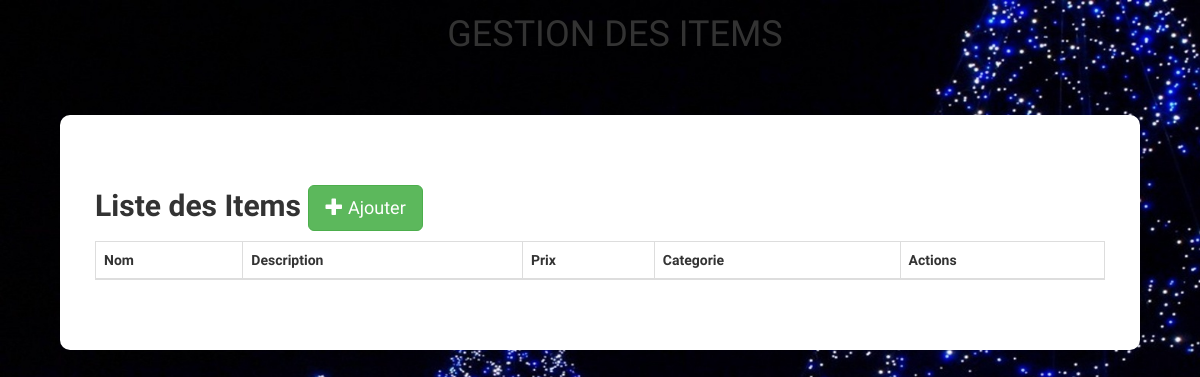
Page /admin/index.php on the earlier database version.
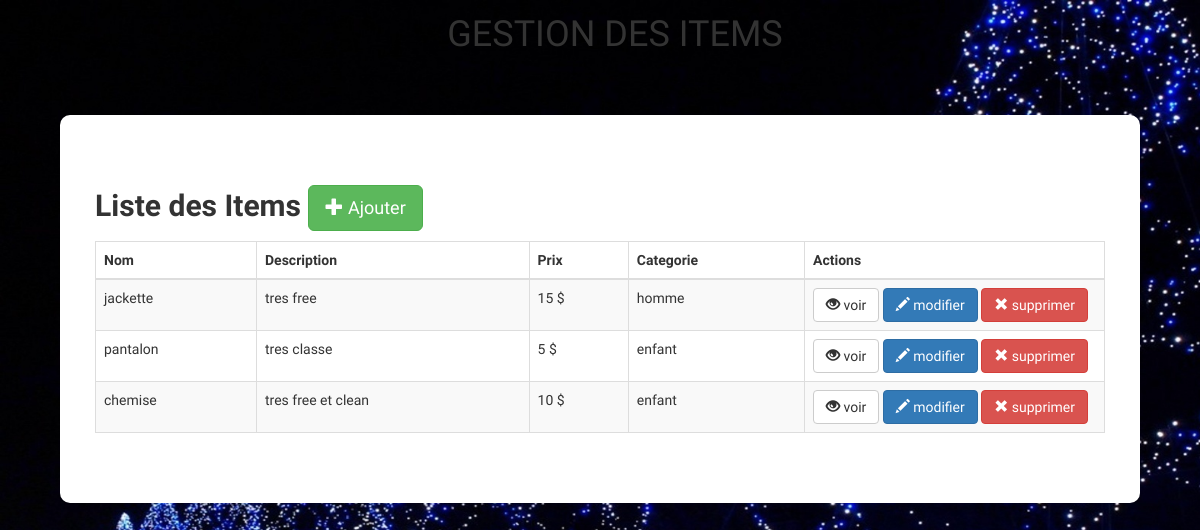
Same page on the later database version.
### tables this page shows
CREATE TABLE IF NOT EXISTS `items` (
  `iditem` int(11) NOT NULL AUTO_INCREMENT,
  `name` varchar(1000) NOT NULL,
  `description` varchar(1000) NOT NULL,
  `price` float NOT NULL,
  `image` varchar(1000) NOT NULL,
  `category` int(11) NOT NULL,
  PRIMARY KEY (`iditem`),
  KEY `category` (`category`)
);

CREATE TABLE IF NOT EXISTS `catgory` (
  `idcategory` int(11) NOT NULL AUTO_INCREMENT,
  `name` varchar(50) NOT NULL,
  PRIMARY KEY (`idcategory`)
);

### admin/index.php (the view, shortened to what this page needs)
<!DOCTYPE html>
<html lang="en">
<head>
    <link rel="stylesheet" href="https://maxcdn.bootstrapcdn.com/bootstrap/3.3.7/css/bootstrap.min.css">
    <link rel="stylesheet" href="../css/mainMenu.css">
</head>
<body>
    <header>
        <h1 class="admintitle font-effect-neon">GESTION DES ITEMS</h1>
    </header>
    <div class="admin">
    <div class="row">
        <h2><strong>Liste des Items</strong>
            <a href="insert.php"class="btn btn-success btn-lg">
                <span class="glyphicon glyphicon-plus"></span> Ajouter
            </a>
        </h2>
        <table class="table table-striped table-bordered">
            <thead>
                <tr>
                    <th>Nom</th>
                    <th>Description</th>
                    <th>Prix</th>
                    <th>Categorie</th>
                    <th>Actions</th>
                </tr>
            </thead>
            <tbody>
                <?php
                    $db = Database::connect();
                    $statement = $db->query("SELECT items.iditem, items.name, items.description, items.price, catgory.name AS category FROM items LEFT JOIN catgory ON items.category = catgory.idcategory ORDER BY items.iditem DESC");
                    while($item = $statement->fetch()){
                        echo"<tr>
                            <td>". $item['name']."</td>
                            <td>". $item['description']."</td>
                            <td>". $item['price']." $</td>
                            <td>". $item['category']."</td>
                            <td width='300px'>
                                <a href='view.php?id=". $item['iditem']."' class='btn btn-default'>
                                    <span class='glyphicon glyphicon-eye-open'></span> voir
                                </a>
                                <a href='update.php?id=". $item['iditem']."' class='btn btn-primary'>
                                    <span class='glyphicon glyphicon-pencil'></span> modifier
                                </a>
                                <a href='delete.php?id=". $item['iditem']."' class='btn btn-danger'>
                                    <span class='glyphicon glyphicon-remove'></span> supprimer
                                </a>
                            </td>
                        </tr>";
                    }
                ?>
            </tbody>
        </table>
    </div>
    </div>
</body>
</html>

### css/mainMenu.css (style rules this page uses)
* { margin: 0; padding: 0; font-family: "Sofia", sans-serif; text-decoration: none; list-style: none; }
body { position: absolute; height: 100vh; width: 100vw; background-image: url("../image/331566.jpg"); background-repeat: no-repeat; background-size: cover; background-attachment: fixed; }
.admintitle { width: 100%; text-align: center; margin: 15px; }
.admin { background: white; padding: 50px; width: auto; border-radius: 10px; margin: 5%; }

Differences in the rows shown:
added items: name "jackette", description "tres free", price "15", category.name "homme"
added items: name "pantalon", description "tres classe", price "5", category.name "enfant"
added items: name "chemise", description "tres free et clean", price "10", category.name "enfant"
